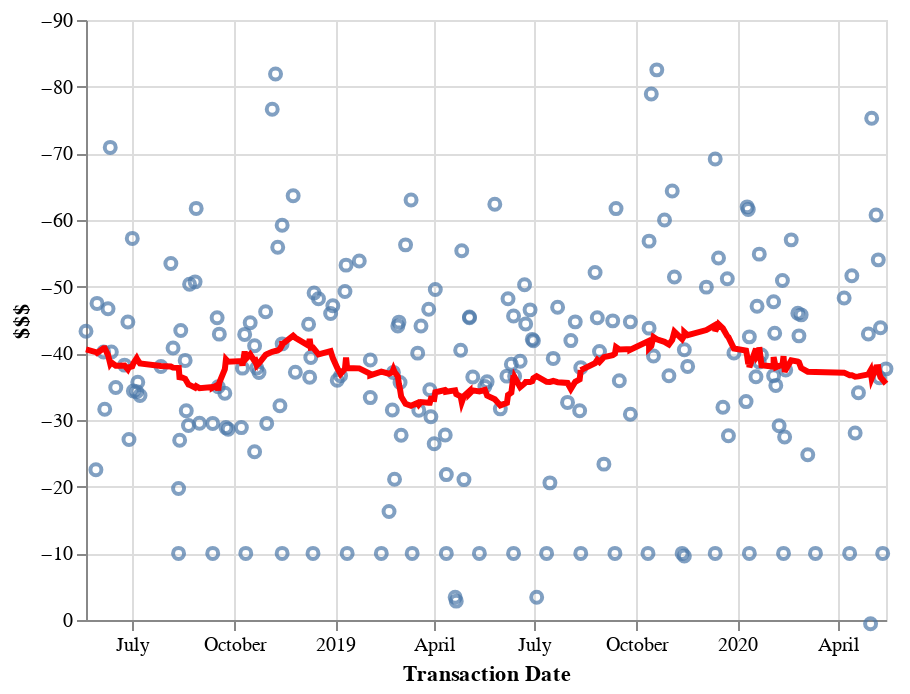

The cell this chart's notebook holds for it:
### Code cell
### ==== but the 9.99 cost to get free shipping is in the way

line = alt.Chart(spent_df).mark_line(
    color='red',
    size=3
).transform_window(
    rolling_mean='mean(Amount)',
    frame=[-15, 15]
).encode(
    x='Transaction Date:T',
    y='rolling_mean:Q'
)

points = alt.Chart(spent_df).mark_point().encode(
    x='Transaction Date:T',
    y=alt.Y('Amount:Q',
            axis=alt.Axis(title='$$$'), scale=alt.Scale(domain=[0,-90]))
)

points + line
### ==== get rid of them!

### Figure 1 — Vega-Lite specification as saved in the notebook (floating-point values rounded to 4 significant figures; data arrays with more than 128 entries replaced by an {"elided": "..."} marker saying what was removed)
{"config": {"view": {"continuousWidth": 400, "continuousHeight": 300}}, "layer": [{"mark": "point", "encoding": {"x": {"type": "temporal", "field": "Transaction Date"}, "y": {"type": "quantitative", "axis": {"title": "$$$"}, "field": "Amount", "scale": {"domain": [0, -90]}}}}, {"mark": {"type": "line", "color": "red", "size": 3}, "encoding": {"x": {"type": "temporal", "field": "Transaction Date"}, "y": {"type": "quantitative", "field": "rolling_mean"}}, "transform": [{"window": [{"op": "mean", "field": "Amount", "as": "rolling_mean"}], "frame": [-15, 15]}]}], "data": {"name": "data-44ae894f35ba3632f41bfdb84e57b2bf"}, "$schema": "https://vega.github.io/schema/vega-lite/v4.8.1.json", "datasets": {"data-44ae894f35ba3632f41bfdb84e57b2bf": {"elided": "205 records"}}}
